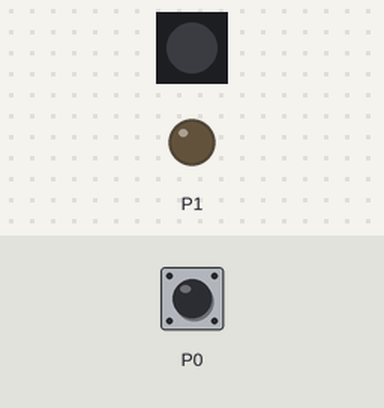
Simulated run of this program. Board: Calliope mini (MakeCode). Shown: 1 RGB LEDs in strip order, left to right, output pins drawn as LEDs (lit = HIGH). The test bench sets the inputs (shaded band).

Above: at 1.2 s.
1.3 s: touch pin P0 pressed for 0.15 s
At 2.3 s:
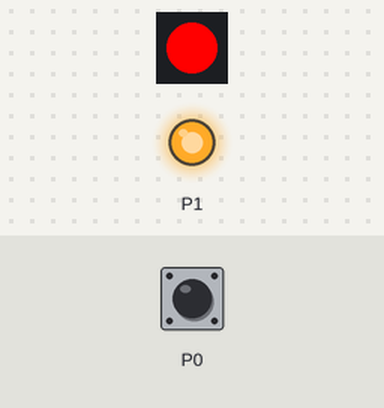
Timing chart, 0 to 4.3 s (numbered marks = the images above; inputs shaded):
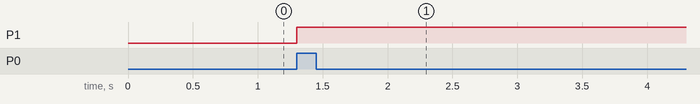

The program:

main.ts
```typescript
input.onPinTouchEvent(TouchPin.P0, input.buttonEventValue(ButtonEvent.Up), function () {
    basic.setLedColor(0xff0000)
    pins.digitalWritePin(DigitalPin.P1, 1)
})
input.onPinTouchEvent(TouchPin.P0, input.buttonEventValue(ButtonEvent.Down), function () {
    basic.setLedColor(0x00ff00)
    pins.digitalWritePin(DigitalPin.P1, 0)
})
pins.setEvents(DigitalPin.P0, PinEventType.Edge)
```

test.ts
```typescript
// Hier kann man Tests durchführen; diese Datei wird nicht kompiliert, wenn dieses Paket als Erweiterung verwendet wird.
```

Measured:
- after the input at 1.3 s, P1: LOW → HIGH at once
